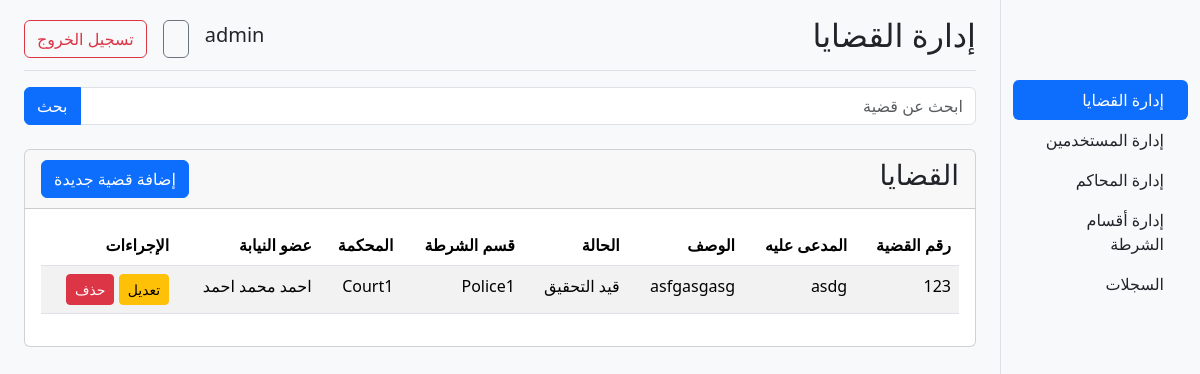
The page /admin (signed in) on the database its author committed.
### tables this page shows
CREATE TABLE `cases` (
  `id` int(11) NOT NULL,
  `case_number` varchar(255) NOT NULL,
  `defendant` varchar(255) NOT NULL,
  `description` text NOT NULL,
  `status` varchar(50) NOT NULL,
  `verdict` text NOT NULL,
  `prosecutor_id` int(11) DEFAULT NULL
);

CREATE TABLE `police_departments` (
  `id` int(11) NOT NULL,
  `name` varchar(255) NOT NULL,
  `location` varchar(255) NOT NULL
);

CREATE TABLE `courts` (
  `id` int(11) NOT NULL,
  `name` varchar(255) NOT NULL,
  `location` varchar(255) NOT NULL
);

### admin/index.php (the view, shortened to what this page needs)
<?php
require_once('../logger.php');
$search_query = "";
$cases = $conn->query("SELECT cases.id, cases.case_number, cases.defendant, cases.description, cases.status,
                              police_departments.name AS police_department, courts.name AS court,
                              CONCAT(prosecutor.first_name, ' ', prosecutor.second_name, ' ', prosecutor.last_name) AS prosecutor
                       FROM cases
                       JOIN case_assignments ON cases.id = case_assignments.case_id
                       JOIN police_departments ON case_assignments.police_department_id = police_departments.id
                       JOIN courts ON case_assignments.court_id = courts.id
                       JOIN prosecutor ON cases.prosecutor_id = prosecutor.id
                       WHERE cases.case_number LIKE '$search_query' OR cases.defendant LIKE '%$search_query%'");
?>
<!DOCTYPE html>
<html lang="ar" dir="rtl">
<head>
    <link rel="stylesheet" href="https://cdn.jsdelivr.net/npm/bootstrap@5.3.3/dist/css/bootstrap.rtl.min.css">
</head>
<body class="bg-light h-100">
    <div class="container-fluid h-100">
        <div class="row h-100">
            <?php include('_sidebar.php'); ?>
            <main class="col-md-9 ms-sm-auto col-lg-10 px-md-4">
                <div class="d-flex justify-content-between flex-wrap flex-md-nowrap align-items-center pt-3 pb-2 mb-3 border-bottom">
                    <h1 class="h2">إدارة القضايا</h1>
                    <?php include '../_navbar_contents.php' ?>
                </div>
                <form method="GET" action="index.php" class="mb-3">
                    <div class="input-group">
                        <input type="text" name="search" class="form-control" placeholder="ابحث عن قضية" value="<?php echo htmlspecialchars($search_query); ?>">
                        <button class="btn btn-primary" type="submit">بحث</button>
                    </div>
                </form>
                <div class="card my-4">
                    <div class="card-header d-flex justify-content-between align-items-center">
                        <h3>القضايا</h3>
                        <a href="add_case.php" class="btn btn-primary">إضافة قضية جديدة</a>
                    </div>
                    <div class="card-body">
                        <?php if ($cases->num_rows > 0): ?>
                            <div class="table-responsive">
                                <table class="table table-striped table-hover">
                                    <thead>
                                        <tr>
                                            <th scope="col">رقم القضية</th>
                                            <th scope="col">المدعى عليه</th>
                                            <th scope="col">الوصف</th>
                                            <th scope="col">الحالة</th>
                                            <th scope="col">قسم الشرطة</th>
                                            <th scope="col">المحكمة</th>
                                            <th scope="col">عضو النيابة</th>
                                            <th scope="col">الإجراءات</th>
                                        </tr>
                                    </thead>
                                    <tbody>
                                        <?php while ($case = $cases->fetch_assoc()): ?>
                                            <tr onclick="window.location='case_details.php?id=<?php echo $case['id']; ?>';" style="cursor:pointer;">
                                                <td><?php echo htmlspecialchars($case['case_number']); ?></td>
                                                <td><?php echo htmlspecialchars($case['defendant']); ?></td>
                                                <td><?php echo htmlspecialchars($case['description']); ?></td>
                                                <td><?php echo htmlspecialchars($case['status']); ?></td>
                                                <td><?php echo htmlspecialchars($case['police_department']); ?></td>
                                                <td><?php echo htmlspecialchars($case['court']); ?></td>
                                                <td><?php echo htmlspecialchars($case['prosecutor']); ?></td>
                                                <td>
                                                    <a href="edit_case.php?id=<?php echo $case['id']; ?>" class="btn btn-sm btn-warning" onclick="event.stopPropagation();">تعديل</a>
                                                    <a href="delete_case.php?id=<?php echo $case['id']; ?>" class="btn btn-sm btn-danger" onclick="event.stopPropagation(); return confirm('هل أنت متأكد من حذف هذه القضية؟')">حذف</a>
                                                </td>
                                            </tr>
                                        <?php endwhile; ?>
                                    </tbody>
                                </table>
                            </div>
                        <?php else: ?>
                            <p class="text-muted">لا توجد قضايا.</p>
                        <?php endif; ?>
                    </div>
                </div>
            </main>
        </div>
    </div>
</body>
</html>

### admin/index.php (style rules this page uses)
html, body { height: 100%; }

### rows shown on the page
cases: case_number "123", defendant "asdg", description "asfgasgasg", status "قيد التحقيق", police_departments.name "Police1", courts.name "Court1", prosecutor "احمد محمد احمد"

### other values the page prints
$_SESSION['username'] "admin"
